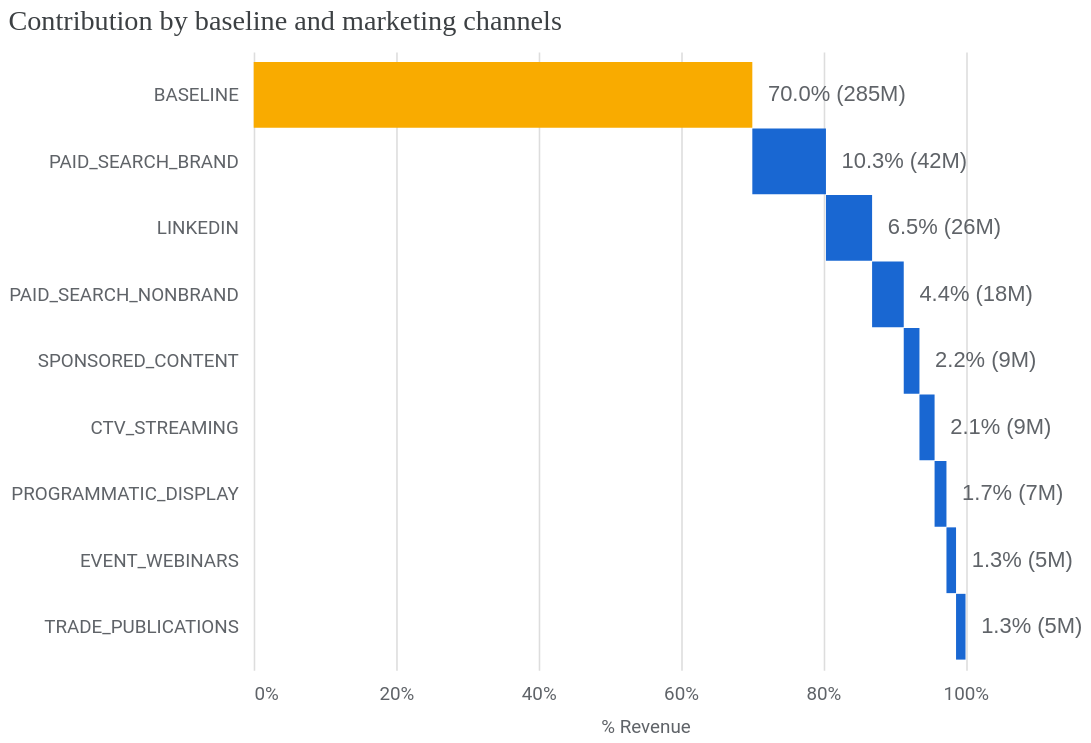

Notebook code cell kept with this figure:
### Code cell
viz.plot_contribution_waterfall_chart()

### Figure 1 — Vega-Lite specification as saved in the notebook (floating-point values rounded to 4 significant figures)
{"config": {"view": {"continuousWidth": 300, "continuousHeight": 300, "strokeOpacity": 0}, "axis": {"labelColor": "#5F6368", "labelFont": "Roboto", "labelFontSize": 12, "titleColor": "#5F6368", "titleFont": "Roboto", "titleFontSize": 12, "titleFontWeight": "normal", "titlePadding": 10}}, "layer": [{"mark": {"type": "bar", "size": 42}, "encoding": {"color": {"condition": {"test": "(datum.channel === 'BASELINE')", "value": "#F9AB00"}, "value": "#1967D2"}, "x": {"axis": {"domain": false, "format": "%", "labelPadding": 10, "tickCount": 5, "ticks": false}, "field": "prev_sum", "title": "% Revenue", "type": "quantitative"}, "x2": {"field": "sum_outcome"}, "y": {"axis": {"domain": false, "labelLimit": 250, "labelPadding": 10, "ticks": false}, "field": "channel", "scale": {"paddingOuter": 0.2}, "sort": null, "title": null, "type": "nominal"}}, "transform": [{"window": [{"op": "sum", "field": "pct_of_contribution", "as": "sum_outcome"}, {"op": "lead", "field": "channel", "as": "kwargs"}]}, {"calculate": "datum.sum_outcome - datum.pct_of_contribution", "as": "prev_sum"}, {"calculate": "datum.incremental_outcome < 0 ? datum.prev_sum : datum.sum_outcome", "as": "text_x"}]}, {"mark": {"type": "text", "align": "left", "color": "#5F6368", "dx": 10, "fontSize": 14}, "encoding": {"text": {"field": "outcome_text", "type": "nominal"}, "x": {"field": "text_x", "type": "quantitative"}, "y": {"axis": {"domain": false, "labelLimit": 250, "labelPadding": 10, "ticks": false}, "field": "channel", "scale": {"paddingOuter": 0.2}, "sort": null, "title": null, "type": "nominal"}}, "transform": [{"window": [{"op": "sum", "field": "pct_of_contribution", "as": "sum_outcome"}, {"op": "lead", "field": "channel", "as": "kwargs"}]}, {"calculate": "datum.sum_outcome - datum.pct_of_contribution", "as": "prev_sum"}, {"calculate": "datum.incremental_outcome < 0 ? datum.prev_sum : datum.sum_outcome", "as": "text_x"}]}], "data": {"name": "data-d045bf1fbcf60d16ab4e017f616def7b"}, "height": 394.8, "title": {"text": "Contribution by baseline and marketing channels", "anchor": "start", "color": "#3C4043", "font": "Google Sans Display", "fontSize": 18, "fontWeight": "normal", "offset": 10}, "width": 500, "$schema": "https://vega.github.io/schema/vega-lite/v5.20.1.json", "datasets": {"data-d045bf1fbcf60d16ab4e017f616def7b": [{"channel": "BASELINE", "incremental_outcome": 284800000.0, "pct_of_contribution": 0.7005, "outcome_text": "70.0% (285M)"}, {"channel": "PAID_SEARCH_BRAND", "incremental_outcome": 42060000.0, "pct_of_contribution": 0.1034, "outcome_text": "10.3% (42M)"}, {"channel": "LINKEDIN", "incremental_outcome": 26360000.0, "pct_of_contribution": 0.06482, "outcome_text": "6.5% (26M)"}, {"channel": "PAID_SEARCH_NONBRAND", "incremental_outcome": 18080000.0, "pct_of_contribution": 0.04447, "outcome_text": "4.4% (18M)"}, {"channel": "SPONSORED_CONTENT", "incremental_outcome": 8974000.0, "pct_of_contribution": 0.02207, "outcome_text": "2.2% (9M)"}, {"channel": "CTV_STREAMING", "incremental_outcome": 8640000.0, "pct_of_contribution": 0.02125, "outcome_text": "2.1% (9M)"}, {"channel": "PROGRAMMATIC_DISPLAY", "incremental_outcome": 6783000.0, "pct_of_contribution": 0.01668, "outcome_text": "1.7% (7M)"}, {"channel": "EVENT_WEBINARS", "incremental_outcome": 5478000.0, "pct_of_contribution": 0.01347, "outcome_text": "1.3% (5M)"}, {"channel": "TRADE_PUBLICATIONS", "incremental_outcome": 5406000.0, "pct_of_contribution": 0.0133, "outcome_text": "1.3% (5M)"}]}}
